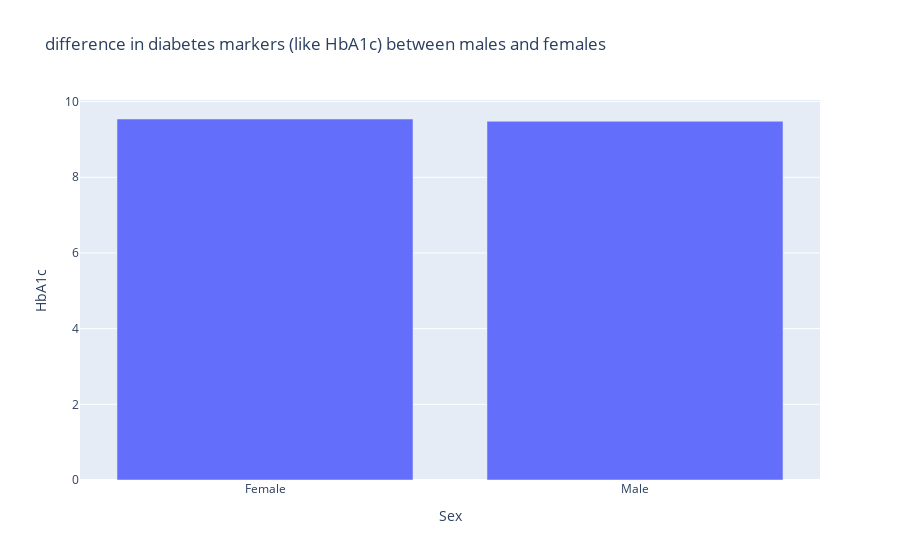

This figure's notebook cell:
### Markdown cell above
### insight from Q3 after comparing the averge HBA1C for both males and females there is no a significant difference in diabetes markers

### Code cell
px.bar(data_frame=df_sex_HbA1c,x='Sex',y ='HbA1c' ,title='difference in diabetes markers (like HbA1c) between males and females')

### Figure 1 — Plotly figure (JSON) as saved in the notebook; plotly's stock layout.template omitted (floating-point values rounded to 4 significant figures)
{"data": [{"alignmentgroup": "True", "hovertemplate": "Sex=%{x}<br>HbA1c=%{y}<extra></extra>", "legendgroup": "", "marker": {"color": "#636efa", "pattern": {"shape": ""}}, "name": "", "offsetgroup": "", "orientation": "v", "showlegend": false, "textposition": "auto", "type": "bar", "x": ["Female", "Male"], "xaxis": "x", "y": [9.54, 9.48], "yaxis": "y"}], "layout": {"barmode": "relative", "legend": {"tracegroupgap": 0}, "title": {"text": "difference in diabetes markers (like HbA1c) between males and females"}, "xaxis": {"anchor": "y", "domain": [0, 1], "title": {"text": "Sex"}}, "yaxis": {"anchor": "x", "domain": [0, 1], "title": {"text": "HbA1c"}}}}
